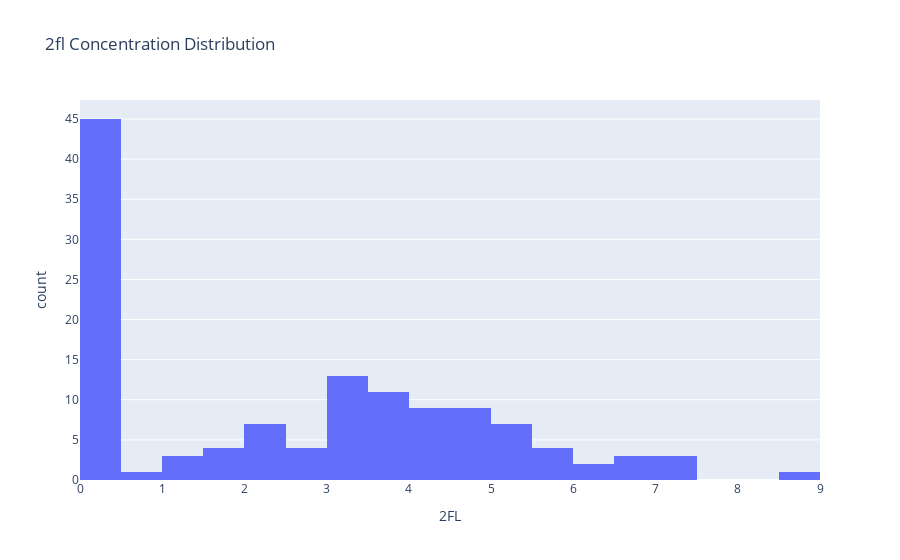

This figure's notebook cell:
### Code cell
import plotly.express as px
fig = px.histogram(merged, x="2FL", nbins=40, title='2fl Concentration Distribution')
fig

### Figure 1 — Plotly figure (JSON) as saved in the notebook; plotly's stock layout.template omitted (floating-point values rounded to 4 significant figures)
{"data": [{"bingroup": "x", "hovertemplate": "2FL=%{x}<br>count=%{y}<extra></extra>", "legendgroup": "", "marker": {"color": "#636efa", "pattern": {"shape": ""}}, "name": "", "nbinsx": 40, "orientation": "v", "showlegend": false, "type": "histogram", "x": [1.812, 2.942, 3.023, 2.11, 0.3197, 0.295, 0.3086, 1.81, 0.2724, 0.1635, 3.578, 6.616, 0.2163, 3.765, 0.291, 3.647, 7.417, 0.3567, 3.894, 0.3166, 3.419, 0.2794, 0.2576, 3.66, 6.008, 4.03, 3.168, 0.2998, 0.3215, 0.2968, 0.3043, 4.197, 3.446, 0.2933, 1.199, 0.2355, 0.2323, 4.363, 0.2133, 2.301, 5.587, 3.806, 4.982, 4.829, 0.2546, 2.178, 5.443, 6.754, 0.2028, 4.291, 4.55, 1.788, 7.214, 1.578, 1.444, 2.15, 4.589, 4.255, 8.572, 3.013, 5.984, 7.368, 0.2853, 0.2387, 4.533, 3.202, 0.3764, 0.2196, 2.464, 5.607, 0.2904, 2.343, 4.906, 0.3081, 0.3484, 0.2303, 3.238, 5.183, 3.532, 1.117, 0.1637, 4.671, 3.254, 0.1733, 3.419, 0.2224, 0.1583, 5.138, 0.2909, 4.313, 5.545, 5.418, 0.3022, 0.1466, 0.5761, 0.1381, 0.295, 2.321, 6.255, 3.463, 3.22, 5.029, 0.133, 0.3355, NaN, 4.509, 4.309, 0.1213, 5.018, 3.369, 0.03498, 4.49, 4.188, 3.197, 3.952, 0.3155, 5.388, 3.857, 4.705, 0.1491, NaN, 3.778, 2.621, 3.819, 2.866, 0.3167, 6.515, 2.809], "xaxis": "x", "yaxis": "y"}], "layout": {"barmode": "relative", "legend": {"tracegroupgap": 0}, "title": {"text": "2fl Concentration Distribution"}, "xaxis": {"anchor": "y", "domain": [0, 1], "title": {"text": "2FL"}}, "yaxis": {"anchor": "x", "domain": [0, 1], "title": {"text": "count"}}}}
